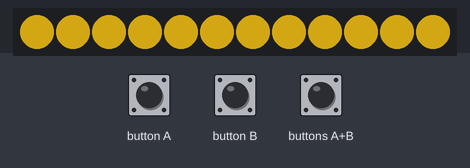
The program below on a simulated BBC micro:bit (MakeCode). On the bench: 12 RGB LEDs in strip order, left to right. Inputs (shaded band) come from the test bench. Dim RGB values are drawn brighter than linear.

Above: at 1.2 s.
1.3 s: button B pressed for 0.15 s
At 2.0 s:
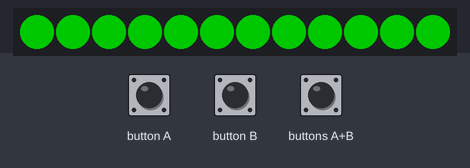
2.9 s: buttons A+B pressed for 0.15 s
At 4.2 s:
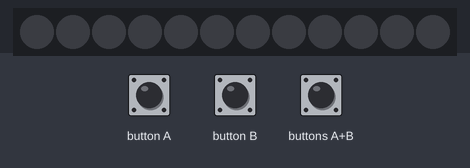
4.5 s: button B pressed for 0.15 s
At 5.7 s:
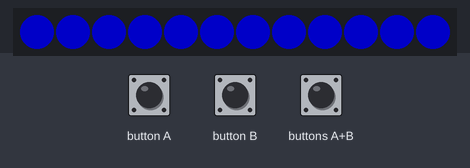
6.1 s: button A pressed for 0.15 s
7.7 s: button A pressed for 0.15 s
9.3 s: button B pressed 5 times (0.12 s each, 0.3 s apart)
At 9.87 s:
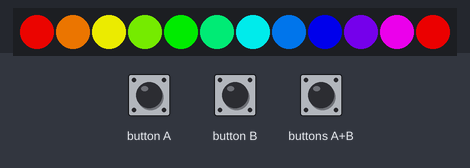
Timing chart, 0 to 12.3 s (numbered marks = the images above; inputs shaded):
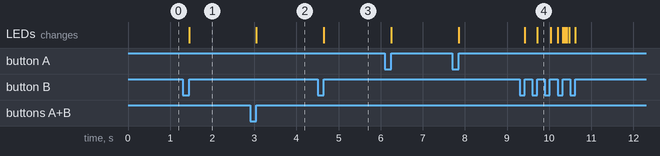

The program:

main.ts
```typescript
input.onButtonPressed(Button.A, function () {
    Helligkeit += 45
    if (Helligkeit > 255) {
        Helligkeit = 0
    }
    strip.setBrightness(Helligkeit)
    strip.showColor(Farbe)
    strip.show()
})
function wechsel_regenbogen () {
    while (true) {
        for (let Index = 0; Index <= 205; Index++) {
            if (input.buttonIsPressed(Button.B)) {
                return
            }
            strip.showRainbow(1, 360)
            strip.setBrightness(50 + Index)
            strip.show()
            basic.pause(10)
        }
        basic.pause(100)
        for (let Index2 = 0; Index2 <= 205; Index2++) {
            if (input.buttonIsPressed(Button.B)) {
                return
            }
            strip.showRainbow(1, 360)
            strip.setBrightness(255 - Index2)
            strip.show()
            basic.pause(10)
        }
    }
}
input.onButtonPressed(Button.AB, function () {
    if (Eingeschaltet == true) {
        strip.setBrightness(0)
        strip.showColor(Farbe)
        strip.show()
    } else {
        strip.setBrightness(Helligkeit)
        strip.showColor(Farbe)
        strip.show()
    }
    Eingeschaltet = !(Eingeschaltet)
})
input.onButtonPressed(Button.B, function () {
    FarbZaehler += 1
    if (FarbZaehler < FarbListe.length) {
        Farbe = FarbListe[FarbZaehler]
        strip.setBrightness(Helligkeit)
        strip.showColor(Farbe)
        strip.show()
    } else if (FarbZaehler == FarbListe.length) {
        strip.showRainbow(1, 360)
    } else if (FarbZaehler == FarbListe.length + 1) {
        wechsel_regenbogen()
    } else {
        wechsel_farbig()
        FarbZaehler = 0
    }
})
function wechsel_farbig () {
    st_rot = 0
    st_gruen = 127
    st_blau = 255
    st_delta_rot = 2
    st_delta_gruen = 2
    st_delta_blau = 2
    while (true) {
        if (input.buttonIsPressed(Button.B)) {
            return
        }
        Farbe = neopixel.rgb(st_rot, st_gruen, st_blau)
        strip.showColor(Farbe)
        strip.setBrightness(Helligkeit)
        strip.show()
        basic.pause(50)
        st_rot += st_delta_rot
        st_gruen += st_delta_gruen
        st_blau += st_delta_blau
        if (st_rot > 255) {
            st_rot = 255
            st_delta_rot = st_delta_rot * -1
        }
        if (st_rot < 0) {
            st_rot = 0
            st_delta_rot = st_delta_rot * -1
        }
        if (st_gruen > 255) {
            st_gruen = 255
            st_delta_gruen = st_delta_gruen * -1
        }
        if (st_gruen < 0) {
            st_gruen = 0
            st_delta_gruen = st_delta_gruen * -1
        }
        if (st_blau > 255) {
            st_blau = 255
            st_delta_blau = st_delta_blau * -1
        }
        if (st_blau < 0) {
            st_blau = 0
            st_delta_blau = st_delta_blau * -1
        }
    }
}
let st_delta_blau = 0
let st_delta_gruen = 0
let st_delta_rot = 0
let st_blau = 0
let st_gruen = 0
let st_rot = 0
let FarbListe: number[] = []
let Eingeschaltet = false
let Helligkeit = 0
let Farbe = 0
let strip: neopixel.Strip = null
let FarbZaehler = 0
FarbZaehler = 0
strip = neopixel.create(DigitalPin.P0, 12, NeoPixelMode.RGB)
Farbe = neopixel.rgb(255, 200, 25)
strip.showColor(Farbe)
Helligkeit = 102
Eingeschaltet = true
strip.show()
FarbListe = [
neopixel.rgb(255, 0, 0),
neopixel.rgb(0, 255, 0),
neopixel.rgb(0, 0, 255),
neopixel.rgb(255, 200, 25)
]
```

test.ts
```typescript
// Hier kann man Tests durchführen; diese Datei wird nicht kompiliert, wenn dieses Paket als Erweiterung verwendet wird.
```

Measured:
- after the input at 1.3 s, the LEDs: change after 0.15 s (image 1)
- after the input at 2.9 s, the LEDs: change after 0.15 s (image 2)
- after the input at 4.5 s, the LEDs: change after 0.15 s (image 3)
- after the input at 9.3 s, the LEDs: first change after 0.12 s (image 4 shows a later state)
